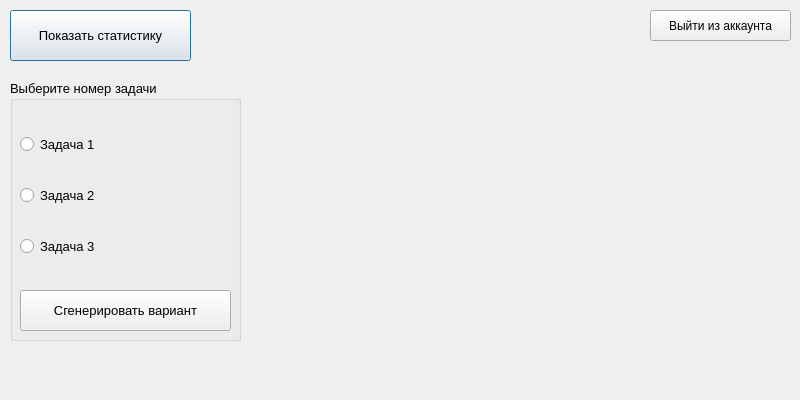
<?xml version="1.0" encoding="UTF-8"?>
<ui version="4.0">
 <class>task</class>
 <widget class="QDialog" name="task">
  <property name="geometry">
   <rect>
    <x>0</x>
    <y>0</y>
    <width>800</width>
    <height>400</height>
   </rect>
  </property>
  <property name="windowTitle">
   <string>MathLog Task</string>
  </property>
  <widget class="QPushButton" name="statisticsButton">
   <property name="geometry">
    <rect>
     <x>10</x>
     <y>10</y>
     <width>181</width>
     <height>51</height>
    </rect>
   </property>
   <property name="font">
    <font>
     <pointsize>10</pointsize>
    </font>
   </property>
   <property name="text">
    <string>Показать статистику</string>
   </property>
  </widget>
  <widget class="QPushButton" name="leavaccountButton">
   <property name="geometry">
    <rect>
     <x>650</x>
     <y>10</y>
     <width>141</width>
     <height>31</height>
    </rect>
   </property>
   <property name="font">
    <font>
     <bold>false</bold>
    </font>
   </property>
   <property name="text">
    <string>Выйти из аккаунта</string>
   </property>
  </widget>
  <widget class="QGroupBox" name="groupBox">
   <property name="geometry">
    <rect>
     <x>10</x>
     <y>80</y>
     <width>231</width>
     <height>261</height>
    </rect>
   </property>
   <property name="font">
    <font>
     <pointsize>10</pointsize>
    </font>
   </property>
   <property name="title">
    <string>Выберите номер задачи </string>
   </property>
   <widget class="QPushButton" name="VariantButton">
    <property name="geometry">
     <rect>
      <x>10</x>
      <y>210</y>
      <width>211</width>
      <height>41</height>
     </rect>
    </property>
    <property name="font">
     <font>
      <pointsize>10</pointsize>
     </font>
    </property>
    <property name="text">
     <string>Сгенерировать вариант</string>
    </property>
   </widget>
   <widget class="QWidget" name="">
    <property name="geometry">
     <rect>
      <x>10</x>
      <y>30</y>
      <width>141</width>
      <height>171</height>
     </rect>
    </property>
    <layout class="QVBoxLayout" name="verticalLayout">
     <item>
      <widget class="QRadioButton" name="radioButton">
       <property name="text">
        <string>Задача 1</string>
       </property>
      </widget>
     </item>
     <item>
      <widget class="QRadioButton" name="radioButton_2">
       <property name="text">
        <string>Задача 2</string>
       </property>
      </widget>
     </item>
     <item>
      <widget class="QRadioButton" name="radioButton_3">
       <property name="text">
        <string>Задача 3</string>
       </property>
      </widget>
     </item>
    </layout>
   </widget>
  </widget>
  <widget class="QLabel" name="labeltask">
   <property name="geometry">
    <rect>
     <x>390</x>
     <y>100</y>
     <width>251</width>
     <height>141</height>
    </rect>
   </property>
   <property name="font">
    <font>
     <pointsize>10</pointsize>
    </font>
   </property>
   <property name="text">
    <string> </string>
   </property>
  </widget>
  <widget class="QLabel" name="labelanswer">
   <property name="geometry">
    <rect>
     <x>280</x>
     <y>270</y>
     <width>81</width>
     <height>41</height>
    </rect>
   </property>
   <property name="font">
    <font>
     <pointsize>10</pointsize>
    </font>
   </property>
   <property name="text">
    <string/>
   </property>
  </widget>
 </widget>
 <resources/>
 <connections/>
</ui>
